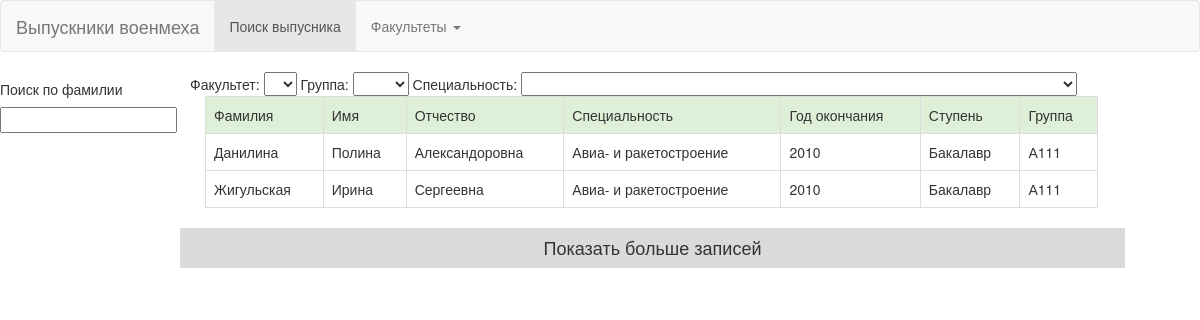
Before: / with the older database file.
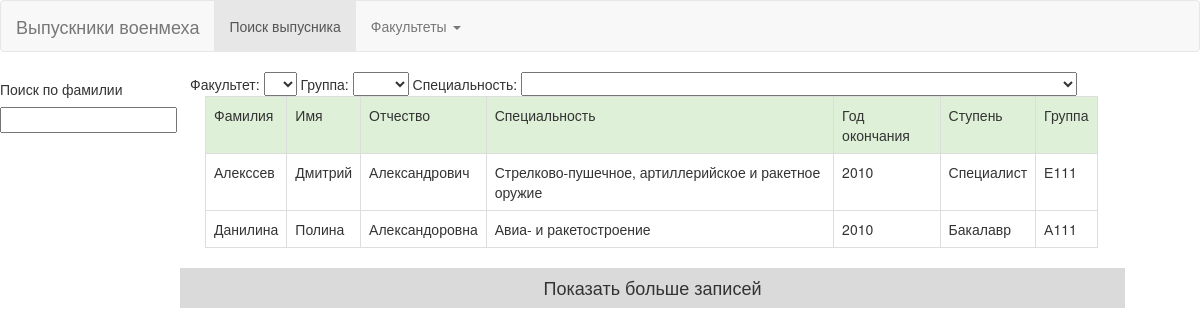
After: the same page with the newer database file.
### graduates/models.py (models this page shows, shortened)
class Graduate(models.Model):
    graduate_surname = models.CharField(max_length=100)         # Фамилия
    graduate_name = models.CharField(max_length=100)            # Имя
    graduate_patronymic = models.CharField(max_length=100, blank=True, )      # Отчество
    graduate_birthdate = models.DateField()                     # Дата рождения
    graduate_address = models.TextField(default="", blank=True)             # Место проживания
    graduate_workplace = models.CharField(max_length=100, blank=True)
    graduate_science_work = models.TextField(blank=True)
    graduate_diploma_theme = models.CharField(max_length=100, blank=True)
    graduate_kaf = models.ForeignKey(Kaf)
    graduate_faculty = models.ForeignKey(Faculty)
    graduate_group = models.ForeignKey(Group)
    class Meta:
        verbose_name = 'Выпускник'
        verbose_name_plural = 'Выпускники'
        ordering = ["graduate_surname"]

class Group(models.Model):
    DEGREES = (('Бакалавр', 'Бакалавр'),
               ('Специалист', 'Специалист'),
               )
    group_number = models.CharField(max_length=10)
    group_kaf = models.ForeignKey(Kaf)
    group_faculty = models.ForeignKey(Faculty)
    group_end_year = models.CharField(max_length=4, default='2010')
    group_degree = models.CharField(max_length=20, choices=DEGREES, default='Бакалавр', )
    group_speciality = models.ForeignKey(Speciality)
    class Meta:
        verbose_name = 'Группа'
        verbose_name_plural = 'Учебные группы'
        ordering = ["group_number"]

class Speciality(models.Model):
    speciality_name = models.CharField(max_length=250, )
    speciality_code = models.CharField(max_length=30, )
    speciality_description = models.TextField()
    speciality_kaf = models.ForeignKey(Kaf)
    class Meta:
        verbose_name = 'Специальность'
        verbose_name_plural = 'Специальности'

### graduates/views.py (the view)
# urls.py: url(r'^', include('graduates.urls')),
def graduates(request):
    graduates = Graduate.objects.all()
    faculties = Faculty.objects.all()
    specs = Speciality.objects.all()
    groups = Group.objects.all()
    return render_to_response('graduates.html', {'graduates': graduates[:2],
                                                 'faculties': faculties,
                                                 'groups': groups,
                                                 'specs' : specs
                                                })

### graduates/templates/graduates.html (shortened to what this page needs)
{% extends 'main.html' %}
{% load staticfiles %}
{% block graduate %}
        <div class="row">
            <div class="col-md-2">
                <h5>Поиск по фамилии</h5>
                <input type="text" id="search" name="search"/>
            </div>
            Факультет:
            <select class="target" id="filter_faculty">
                <option value="none" selected="none"></option>
                {% for faculty in faculties %}
                    <option value="{{ faculty.faculty_code }}">{{ faculty.faculty_code }}</option>
                {% endfor %}
            </select>
            Группа:
            <select class="target" id="filter_group">
                <option value = "none" selected = "none"></option>
                {% for group in groups %}
                        <option value="{{ group.group_number }}">{{ group.group_number }}</option>
                {% endfor %}
            </select>
            Специальность:
            <select class="target" id="filter_speciality">
                <option value = "none" selected = "none"></option>
                {% for spec in specs %}
                    {%  if spec.speciality_name == last_selected %}
                        <option value="{{ spec.speciality_name }}" {{ selected }}>{{ spec.speciality_name }}</option>
                    {% else %}
                        <option value="{{ spec.speciality_name }}">{{ spec.speciality_name }}</option>
                    {% endif %}
                {% endfor %}
            </select>
            <div id="search_faculty_results">
                <div class="col-md-9">
                    <table class="table table-bordered">
                        <tr class="success">
                            <td>Фамилия</td>
                            <td>Имя</td>
                            <td>Отчество</td>
                            <td>Специальность</td>
                            <td>Год окончания</td>
                            <td>Ступень</td>
                            <td>Группа</td>
                        </tr>
                        {% for graduate in graduates %}
                            <tr class="tr-grad" onclick='return location.href ="get_graduate_description/{{ graduate.id }}"'>
                                <td>{{ graduate.graduate_surname }}</td>
                                <td>{{ graduate.graduate_name }} </td>
                                <td>{{ graduate.graduate_patronymic }}</td>
                                <td>{{ graduate.graduate_group.group_speciality.speciality_name }}</td>
                                <td>{{ graduate.graduate_group.group_end_year  }}</td>
                                <td>{{ graduate.graduate_group.group_degree  }}</td>
                                <td>{{ graduate.graduate_group.group_number  }}</td>
                            </tr>
                        {% endfor %}
                    </table>
                </div>
            </div>
            <div class="row">
                <div class = "col-md-9 col-md-offset-2 div-expand" id="expand">
                    <h4>Показать больше записей</h4>
                </div>
            </div>
        </div>
{% endblock %}

### templates/main.html (shortened to what this page needs)
{% load staticfiles %}
<!DOCTYPE html>
<html lang="en" xmlns="http://www.w3.org/1999/html">
    <head>
        <link rel="stylesheet" type="text/css" href = "{% static "static/css/bootstrap.css" %}">
        <link rel="stylesheet" type="text/css" href = "{% static "static/css/style.css" %}">
    </head>
    <body>
    <nav class="navbar navbar-default">
        <div class="container-fluid">
            <div class="navbar-header">
                <a class="navbar-brand" href="#">Выпускники военмеха</a>
            </div>
            <ul class="nav navbar-nav">
                <li class="active"><a href="/">Поиск выпусника</a></li>
                <li class="dropdown">
                    <a class="dropdown-toggle" data-toggle="dropdown" href="#">Факультеты
                    <span class="caret"></span></a>
                </li>
            </ul>
        </div>
    </nav>
        {% block graduate %}
        {% endblock%}
    </body>
</html>

### static/css/style.css (style rules this page uses)
.tr-grad { transition: 0.2s; cursor: pointer; }
.div-expand { background: #dadada; text-align: center; transition: 0.2s; }

Changed rows visible on the page:
no longer on this page (row unchanged): Graduate: graduate_surname "Жигульская", graduate_name "Ирина", graduate_patronymic "Сергеевна", graduate_group.group_speciality.speciality_name "Авиа- и ракетостроение", graduate_group.group_end_year "2010", graduate_group.group_degree "Бакалавр", graduate_group.group_number "А111"
added Graduate: graduate_surname "Алекссев", graduate_name "Дмитрий", graduate_patronymic "Александрович", graduate_group.group_speciality.speciality_name "Стрелково-пушечное, артиллерийское и ракетное оружие", graduate_group.group_end_year "2010", graduate_group.group_degree "Специалист", graduate_group.group_number "Е111"
